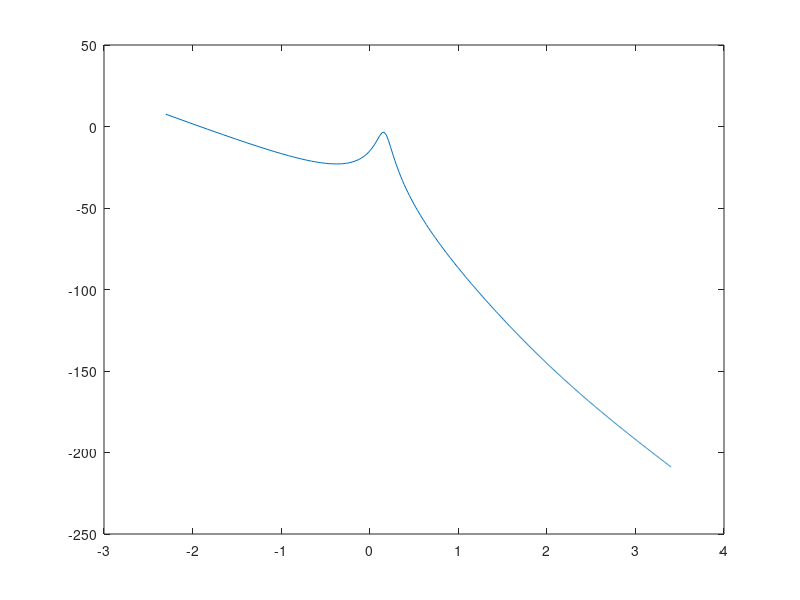

Write MATLAB code to recreate this figure.
% Copyright
% Prof. Dr. Alexander Viehweider, Berliner Hochschule für Technik
% ---------------------------------------------------------------

d_welle = 0.1;
c_welle = 5;

thetaA = 1;
thetaM = 0.1;

w0 = sqrt(((thetaA+thetaM)*c_welle)/(thetaA*thetaM));
f0 = w0/(2*pi);

disp('f0');
disp(f0);

n=1000;

a=linspace(0.1,30,n);

T1=zeros(1,n);
T2=zeros(1,n);
T=zeros(1,n);

for l=1:size(a,2)

    w=a(l)*2*3.14;

    s=w*1i;

    T1(l) = (1/(s*(thetaA+thetaM)));
    T2(l) = (1+s*d_welle/c_welle) / ...    
            (1+(s*d_welle/c_welle)+(s^2)/w0^2);

    T(l)=T1(l)*T2(l);
end

figure(1);
plot(log(a),20*log(abs(T)));
hold on;

f=zeros(1,7);

T1=zeros(1,7);
T2=zeros(1,7);
T=zeros(1,7);

f(1) = 0.1;
f(2) = 1;
f(3) = 2;
f(4) = 5;
f(5) = 10;
f(6) = 1.1803;
f(7) = 30;

for m=1:1:7

    w=f(m)*2*pi;

    s=w*1i;

    T1(m) = (1/(s*(thetaA+thetaM)));
    T2(m) = (1+s*d_welle/c_welle) / ...    
            (1+(s*d_welle/c_welle)+(s^2)/(w0^2));

    Tabs(m) = abs(T1(m)*T2(m)) ;

    disp('Frequenz')
    disp(f(m));
    disp('Betrag')
    disp(Tabs(m));

    axis();

end
